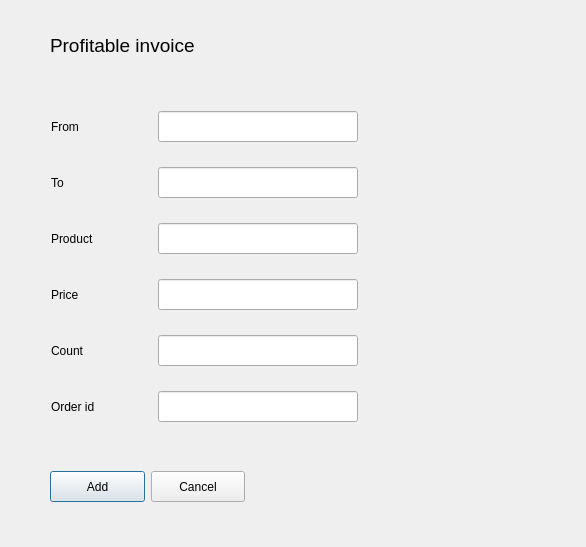
<?xml version="1.0" encoding="UTF-8"?>
<ui version="4.0">
 <class>InvoiceForm</class>
 <widget class="QDialog" name="InvoiceForm">
  <property name="geometry">
   <rect>
    <x>0</x>
    <y>0</y>
    <width>586</width>
    <height>547</height>
   </rect>
  </property>
  <property name="windowTitle">
   <string>Accounting system</string>
  </property>
  <widget class="QLabel" name="label_16">
   <property name="geometry">
    <rect>
     <x>266</x>
     <y>476</y>
     <width>63</width>
     <height>20</height>
    </rect>
   </property>
   <property name="font">
    <font>
     <pointsize>12</pointsize>
    </font>
   </property>
   <property name="styleSheet">
    <string notr="true">color: #139e13;</string>
   </property>
   <property name="text">
    <string/>
   </property>
  </widget>
  <widget class="QLabel" name="label">
   <property name="geometry">
    <rect>
     <x>50</x>
     <y>30</y>
     <width>191</width>
     <height>31</height>
    </rect>
   </property>
   <property name="font">
    <font>
     <pointsize>14</pointsize>
    </font>
   </property>
   <property name="text">
    <string>Profitable invoice</string>
   </property>
  </widget>
  <widget class="QWidget" name="layoutWidget">
   <property name="geometry">
    <rect>
     <x>50</x>
     <y>470</y>
     <width>195</width>
     <height>33</height>
    </rect>
   </property>
   <layout class="QHBoxLayout" name="horizontalLayout">
    <item>
     <widget class="QPushButton" name="pushButton">
      <property name="minimumSize">
       <size>
        <width>0</width>
        <height>31</height>
       </size>
      </property>
      <property name="text">
       <string>Add</string>
      </property>
     </widget>
    </item>
    <item>
     <widget class="QPushButton" name="pushButton_2">
      <property name="minimumSize">
       <size>
        <width>0</width>
        <height>31</height>
       </size>
      </property>
      <property name="text">
       <string>Cancel</string>
      </property>
     </widget>
    </item>
   </layout>
  </widget>
  <widget class="QWidget" name="layoutWidget">
   <property name="geometry">
    <rect>
     <x>51</x>
     <y>111</y>
     <width>507</width>
     <height>313</height>
    </rect>
   </property>
   <layout class="QGridLayout" name="gridLayout">
    <property name="horizontalSpacing">
     <number>50</number>
    </property>
    <property name="verticalSpacing">
     <number>25</number>
    </property>
    <item row="0" column="0">
     <widget class="QLabel" name="label_2">
      <property name="text">
       <string>From</string>
      </property>
     </widget>
    </item>
    <item row="0" column="1">
     <widget class="QLineEdit" name="lineEdit">
      <property name="sizePolicy">
       <sizepolicy hsizetype="Fixed" vsizetype="Fixed">
        <horstretch>0</horstretch>
        <verstretch>0</verstretch>
       </sizepolicy>
      </property>
      <property name="minimumSize">
       <size>
        <width>200</width>
        <height>31</height>
       </size>
      </property>
     </widget>
    </item>
    <item row="0" column="2">
     <widget class="QLabel" name="label_8">
      <property name="sizePolicy">
       <sizepolicy hsizetype="Fixed" vsizetype="Preferred">
        <horstretch>0</horstretch>
        <verstretch>0</verstretch>
       </sizepolicy>
      </property>
      <property name="minimumSize">
       <size>
        <width>150</width>
        <height>0</height>
       </size>
      </property>
      <property name="styleSheet">
       <string notr="true">color: #cf2323;</string>
      </property>
      <property name="text">
       <string/>
      </property>
     </widget>
    </item>
    <item row="1" column="0">
     <widget class="QLabel" name="label_3">
      <property name="text">
       <string>To</string>
      </property>
     </widget>
    </item>
    <item row="1" column="1">
     <widget class="QLineEdit" name="lineEdit_2">
      <property name="sizePolicy">
       <sizepolicy hsizetype="Fixed" vsizetype="Fixed">
        <horstretch>0</horstretch>
        <verstretch>0</verstretch>
       </sizepolicy>
      </property>
      <property name="minimumSize">
       <size>
        <width>200</width>
        <height>31</height>
       </size>
      </property>
     </widget>
    </item>
    <item row="1" column="2">
     <widget class="QLabel" name="label_9">
      <property name="styleSheet">
       <string notr="true">color: #cf2323;</string>
      </property>
      <property name="text">
       <string/>
      </property>
     </widget>
    </item>
    <item row="2" column="0">
     <widget class="QLabel" name="label_4">
      <property name="text">
       <string>Product</string>
      </property>
     </widget>
    </item>
    <item row="2" column="1">
     <widget class="QLineEdit" name="lineEdit_3">
      <property name="sizePolicy">
       <sizepolicy hsizetype="Fixed" vsizetype="Fixed">
        <horstretch>0</horstretch>
        <verstretch>0</verstretch>
       </sizepolicy>
      </property>
      <property name="minimumSize">
       <size>
        <width>200</width>
        <height>31</height>
       </size>
      </property>
     </widget>
    </item>
    <item row="2" column="2">
     <widget class="QLabel" name="label_10">
      <property name="styleSheet">
       <string notr="true">color: #cf2323;</string>
      </property>
      <property name="text">
       <string/>
      </property>
     </widget>
    </item>
    <item row="3" column="0">
     <widget class="QLabel" name="label_5">
      <property name="text">
       <string>Price</string>
      </property>
     </widget>
    </item>
    <item row="3" column="1">
     <widget class="QLineEdit" name="lineEdit_4">
      <property name="sizePolicy">
       <sizepolicy hsizetype="Fixed" vsizetype="Fixed">
        <horstretch>0</horstretch>
        <verstretch>0</verstretch>
       </sizepolicy>
      </property>
      <property name="minimumSize">
       <size>
        <width>200</width>
        <height>31</height>
       </size>
      </property>
     </widget>
    </item>
    <item row="3" column="2">
     <widget class="QLabel" name="label_11">
      <property name="styleSheet">
       <string notr="true">color: #cf2323;</string>
      </property>
      <property name="text">
       <string/>
      </property>
     </widget>
    </item>
    <item row="4" column="0">
     <widget class="QLabel" name="label_6">
      <property name="text">
       <string>Count</string>
      </property>
     </widget>
    </item>
    <item row="4" column="1">
     <widget class="QLineEdit" name="lineEdit_5">
      <property name="sizePolicy">
       <sizepolicy hsizetype="Fixed" vsizetype="Fixed">
        <horstretch>0</horstretch>
        <verstretch>0</verstretch>
       </sizepolicy>
      </property>
      <property name="minimumSize">
       <size>
        <width>200</width>
        <height>31</height>
       </size>
      </property>
     </widget>
    </item>
    <item row="4" column="2">
     <widget class="QLabel" name="label_12">
      <property name="styleSheet">
       <string notr="true">color: #cf2323;</string>
      </property>
      <property name="text">
       <string/>
      </property>
     </widget>
    </item>
    <item row="5" column="0">
     <widget class="QLabel" name="label_7">
      <property name="text">
       <string>Order id</string>
      </property>
     </widget>
    </item>
    <item row="5" column="1">
     <widget class="QLineEdit" name="lineEdit_6">
      <property name="sizePolicy">
       <sizepolicy hsizetype="Fixed" vsizetype="Fixed">
        <horstretch>0</horstretch>
        <verstretch>0</verstretch>
       </sizepolicy>
      </property>
      <property name="minimumSize">
       <size>
        <width>200</width>
        <height>31</height>
       </size>
      </property>
     </widget>
    </item>
    <item row="5" column="2">
     <widget class="QLabel" name="label_13">
      <property name="styleSheet">
       <string notr="true">color: #cf2323;</string>
      </property>
      <property name="text">
       <string/>
      </property>
     </widget>
    </item>
   </layout>
  </widget>
 </widget>
 <resources/>
 <connections/>
</ui>
